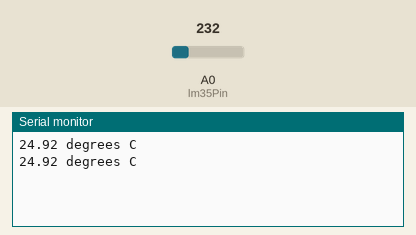
A sketch run on a simulated Arduino Uno, built with avr-gcc and run on an emulated ATmega328P. Shown: the last lines printed to the serial monitor. The inputs (shaded band) are chosen by the test bench; at power-on: A0 (lm35Pin) = 232.

Above: at 6.2 s.
6.3 s: A0 (lm35Pin) set to 250
At 7.6 s:
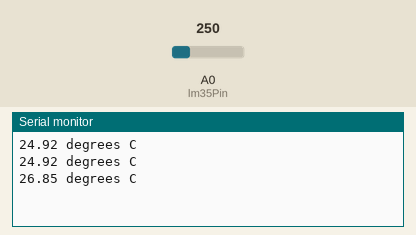
7.8 s: A0 (lm35Pin) set to 266
At 8.8 s:
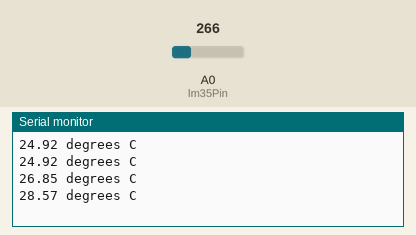
Timing chart, 0 to 10.8 s (numbered marks = the images above; inputs shaded):
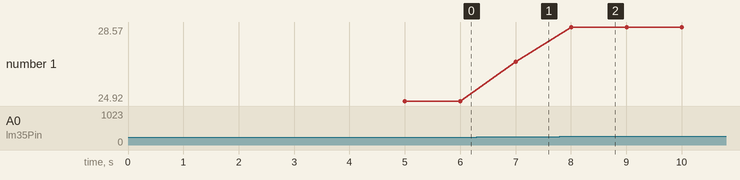

Measured:
- after the input at 6.3 s, the serial monitor: prints a new line after 0.70 s (image 1)
- after the input at 7.8 s, the serial monitor: prints a new line after 0.20 s (image 2)
- plotted number 1: 24.92 → 26.85 after the input at 6.3 s, 26.85 → 28.57 after the input at 7.8 s

The sketch:

14_TempSensor.ino
```cpp
float temperature;

int reading;
int lm35Pin = A0;

void setup()
{
  analogReference(INTERNAL);
  Serial.begin(9600);
  delay(5000);
}

void loop()
{
  reading = analogRead(lm35Pin);
  float voltage = reading*5.0;
  voltage /= 1024.0;
  temperature = reading / 9.31;
  Serial.print(temperature); Serial.println(" degrees C");
  delay(1000);
}
```
